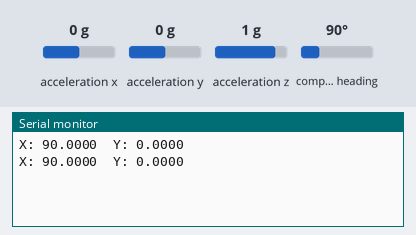
The sketch below on a simulated Arduino Uno, built with avr-gcc and run on an emulated ATmega328P. Shown: the last lines printed to the serial monitor. Inputs (shaded band) come from the test bench; at power-on: acceleration x 0 g, acceleration y 0 g, acceleration z 1 g, compass heading 90°.

Above: at 2.2 s.
2.3 s: acceleration x set to -1.4 g
At 3.6 s:
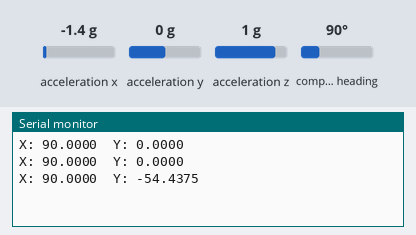
3.8 s: acceleration y set to -1.4 g
At 4.8 s:
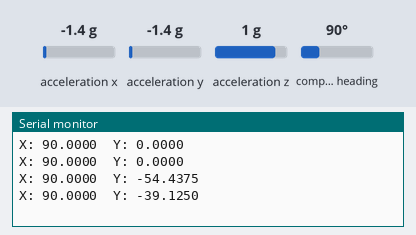
5.3 s: acceleration z set to -1.4 g
At 6.6 s:
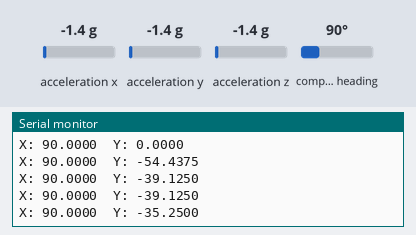
6.8 s: compass heading set to 7°
At 7.5 s:
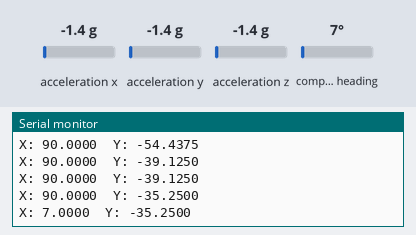
Timing chart, 0 to 9.3 s (numbered marks = the images above; inputs shaded):
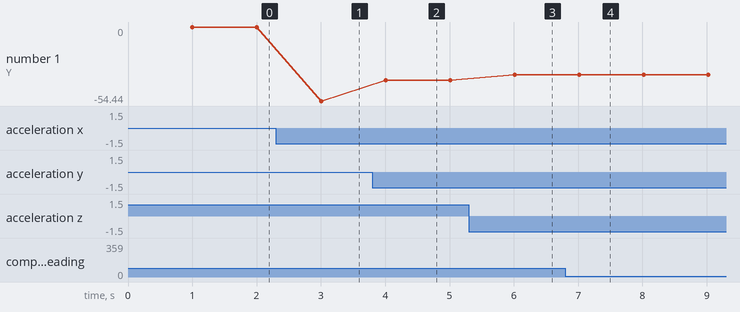

The sketch:

BNO_055_DateRead.ino
```cpp
#include <Wire.h>
#include <Adafruit_Sensor.h>
#include <Adafruit_BNO055.h>
#include <utility/imumaths.h>

Adafruit_BNO055 bno = Adafruit_BNO055(55);

void setup(void)
{
  Serial.begin(9600);
  if(!bno.begin())
  {
    Serial.print("Ooops, no BNO055 detected ... Check your wiring or I2C ADDR!");
    while(1);
  }
  delay(1000);
}

void loop(void)
{
  sensors_event_t event;
  bno.getEvent(&event);
  Serial.print("X: ");
  Serial.print(event.orientation.x, 4);
  Serial.print("\tY: ");
  Serial.print(event.orientation.y, 4);
  Serial.println("");
  delay(1000);
}
```

Measured:
- after the input at 2.3 s, the serial monitor: prints a new line after 0.71 s (image 1)
- after the input at 3.8 s, the serial monitor: prints a new line after 0.21 s (image 2)
- after the input at 5.3 s, the serial monitor: prints a new line after 0.72 s (image 3)
- after the input at 6.8 s, the serial monitor: prints a new line after 0.22 s (image 4)
- plotted number 1: 0 → -54.44 after the input at 2.3 s, -54.44 → -39.12 after the input at 3.8 s, -39.12 → -35.25 after the input at 5.3 s
